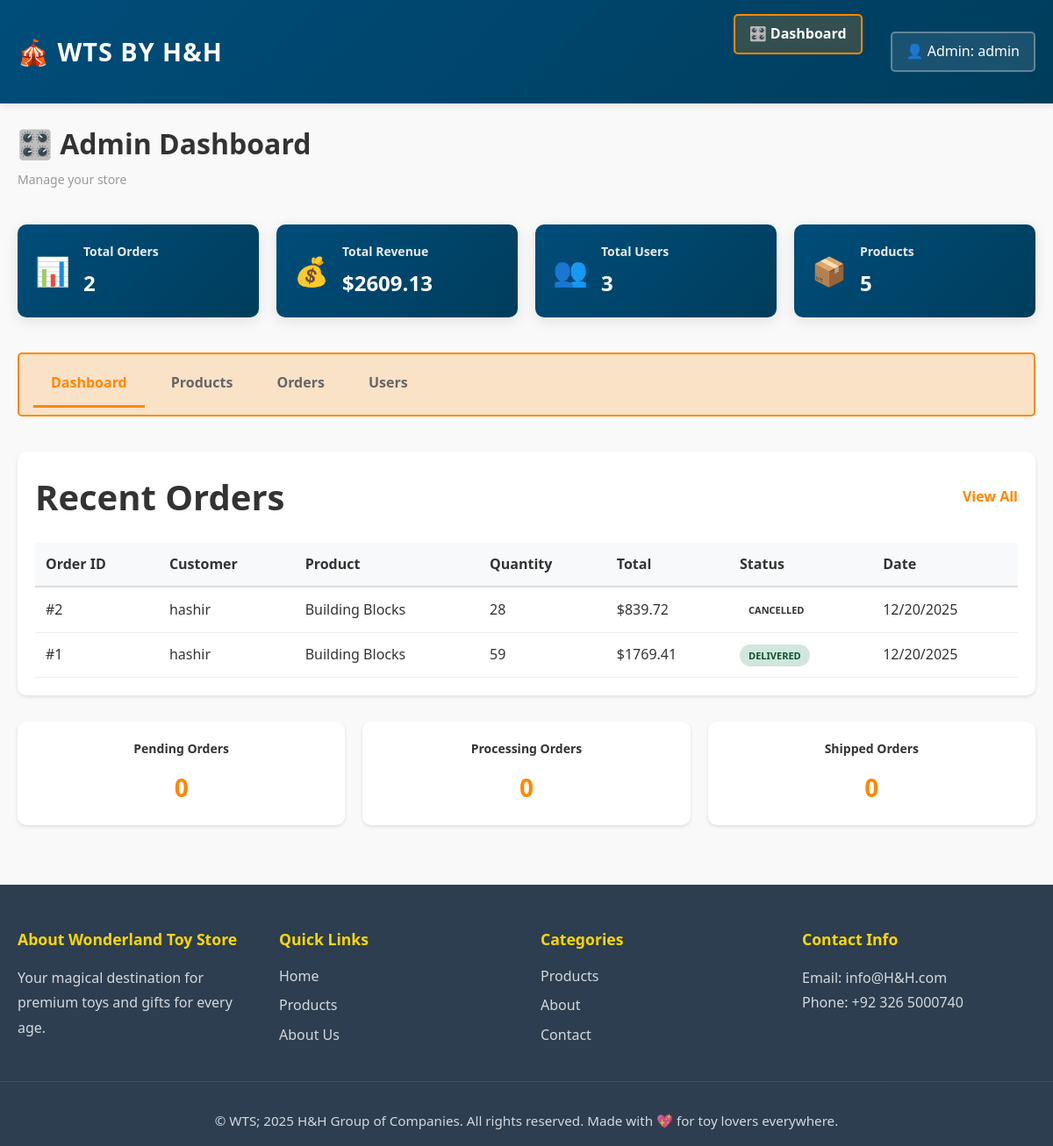
Page /admin (signed in) on the earlier database version.
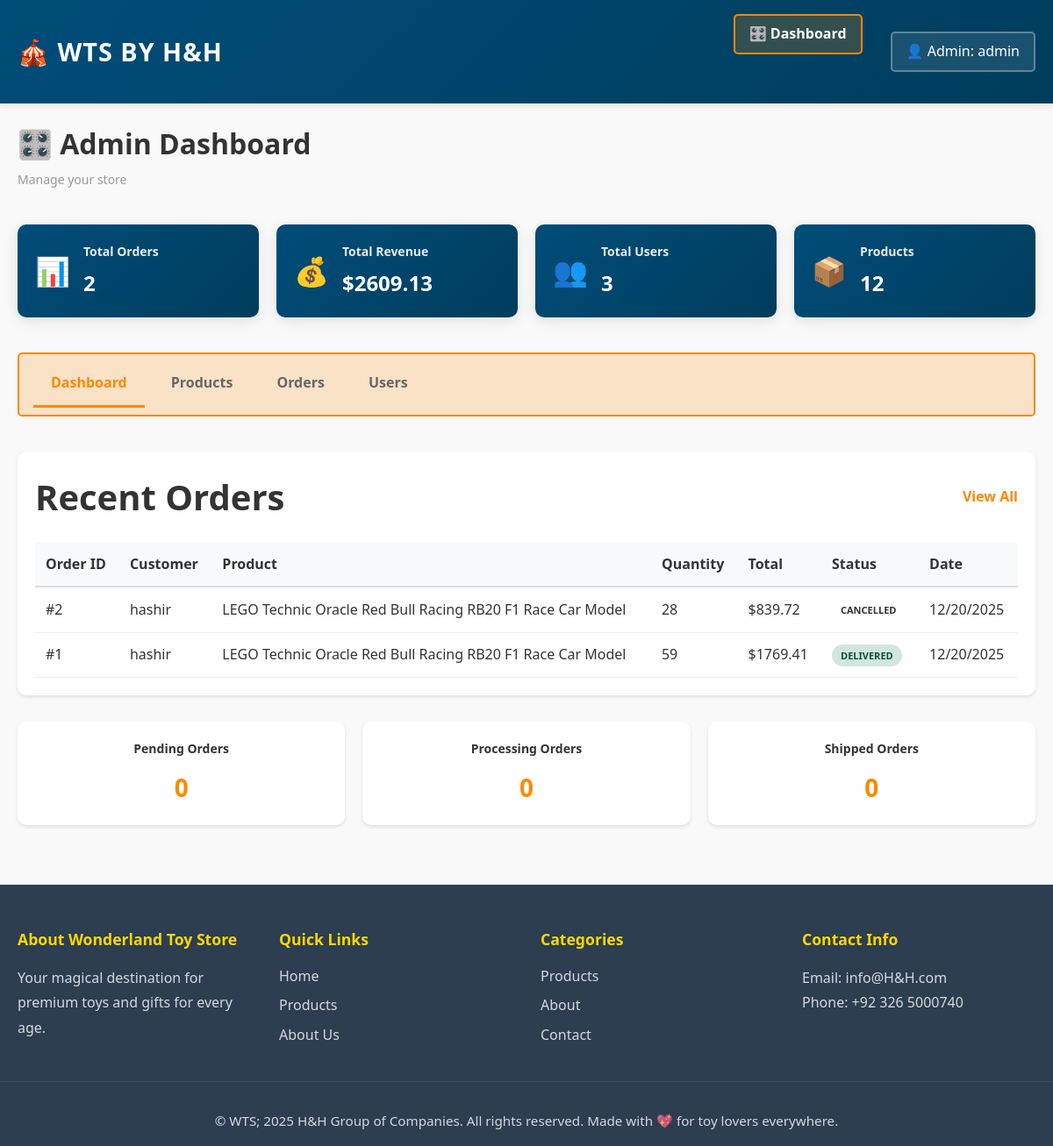
Same page on the later database version.
### app/models.py (models this page shows, shortened)
class Order(db.Model):
    __tablename__ = 'orders'
    STATUS_PENDING = 'pending'
    STATUS_PROCESSING = 'processing'
    STATUS_SHIPPED = 'shipped'
    STATUS_DELIVERED = 'delivered'
    STATUS_CANCELLED = 'cancelled'
    PAYMENT_CARD = 'card'
    PAYMENT_CASH_ON_DELIVERY = 'cash_on_delivery'
    PAYMENT_PAYPAL = 'paypal'
    PAYMENT_PENDING = 'pending'
    PAYMENT_COMPLETED = 'completed'
    PAYMENT_FAILED = 'failed'
    id = db.Column(db.Integer, primary_key=True)
    user_id = db.Column(db.Integer, db.ForeignKey('users.id'), nullable=False)
    product_id = db.Column(db.Integer, db.ForeignKey('products.id'), nullable=False)
    quantity = db.Column(db.Integer, default=1, nullable=False)
    total_price = db.Column(db.Float, nullable=False)
    status = db.Column(db.String(20), default=STATUS_PENDING)
    full_name = db.Column(db.String(200), nullable=True)
    email = db.Column(db.String(120), nullable=True)
    phone = db.Column(db.String(20), nullable=True)
    shipping_address = db.Column(db.Text)
    city = db.Column(db.String(100), nullable=True)
    state = db.Column(db.String(100), nullable=True)
    postal_code = db.Column(db.String(20), nullable=True)
    payment_method = db.Column(db.String(50), default=PAYMENT_CASH_ON_DELIVERY)
    payment_status = db.Column(db.String(20), default=PAYMENT_PENDING)
    tracking_number = db.Column(db.String(100), nullable=True)
    created_at = db.Column(db.DateTime, default=datetime.utcnow)
    updated_at = db.Column(db.DateTime, default=datetime.utcnow, onupdate=datetime.utcnow)

class Product(db.Model):
    __tablename__ = 'products'
    id = db.Column(db.Integer, primary_key=True)
    name = db.Column(db.String(120), nullable=False)
    price = db.Column(db.Float, nullable=False)
    description = db.Column(db.Text)
    stock = db.Column(db.Integer, default=0)
    category_id = db.Column(db.Integer, db.ForeignKey('categories.id'), nullable=True)
    image_filename = db.Column(db.String(255), nullable=True)
    created_at = db.Column(db.DateTime, default=datetime.utcnow)
    updated_at = db.Column(db.DateTime, default=datetime.utcnow, onupdate=datetime.utcnow)
    orders = db.relationship('Order', backref='product', lazy=True)
    cart_items = db.relationship('CartItem', backref='product', lazy=True)
    wishlist_items = db.relationship('Wishlist', backref='product', lazy=True, cascade='all, delete-orphan')

class User(UserMixin, db.Model):
    __tablename__ = 'users'
    id = db.Column(db.Integer, primary_key=True)
    username = db.Column(db.String(80), unique=True, nullable=False)
    email = db.Column(db.String(120), unique=True, nullable=False)
    password_hash = db.Column(db.String(200), nullable=False)
    reset_token = db.Column(db.String(100), unique=True, nullable=True)
    reset_token_expires = db.Column(db.DateTime, nullable=True)
    is_admin = db.Column(db.Boolean, default=False)
    created_at = db.Column(db.DateTime, default=datetime.utcnow)
    cart = db.relationship('Cart', backref='user', lazy=True, uselist=False)
    orders = db.relationship('Order', backref='user', lazy=True)
    wishlist_items = db.relationship('Wishlist', backref='user', lazy=True, cascade='all, delete-orphan')

### app/routes.py (the view)
@main_bp.route('/admin')
@admin_required
def admin_dashboard():
    total_users = User.query.count()
    total_products = Product.query.count()
    total_orders = Order.query.count()
    total_revenue = db.session.query(db.func.sum(Order.total_price)).scalar() or 0
    recent_orders = Order.query.order_by(Order.created_at.desc()).limit(10).all()
    return render_template('admin/dashboard.html',
                         title='Admin Dashboard',
                         total_users=total_users,
                         total_products=total_products,
                         total_orders=total_orders,
                         total_revenue=total_revenue,
                         recent_orders=recent_orders)

### app/routes.py (called while the page is built)
def admin_required(f):
    @wraps(f)
    def decorated_function(*args, **kwargs):
        if not current_user.is_authenticated or not current_user.is_admin:
            flash('You do not have permission to access this page.', 'error')
            return redirect(url_for('main.index'))
        return f(*args, **kwargs)
    return decorated_function

### app/templates/admin/dashboard.html (shortened to what this page needs)
{% extends "base.html" %}
{% block content %}
<div class="admin-dashboard">
    <div class="admin-header">
        <h1>🎛️ Admin Dashboard</h1>
        <p class="admin-subtitle">Manage your store</p>
    </div>
    <div class="kpi-grid">
        <div class="kpi-card">
            <div class="kpi-icon">📊</div>
            <div class="kpi-content">
                <h3>Total Orders</h3>
                <p class="kpi-value">{{ total_orders }}</p>
            </div>
        </div>
        <div class="kpi-card">
            <div class="kpi-icon">💰</div>
            <div class="kpi-content">
                <h3>Total Revenue</h3>
                <p class="kpi-value">${{ "%.2f"|format(total_revenue) }}</p>
            </div>
        </div>
        <div class="kpi-card">
            <div class="kpi-icon">👥</div>
            <div class="kpi-content">
                <h3>Total Users</h3>
                <p class="kpi-value">{{ total_users }}</p>
            </div>
        </div>
        <div class="kpi-card">
            <div class="kpi-icon">📦</div>
            <div class="kpi-content">
                <h3>Products</h3>
                <p class="kpi-value">{{ total_products }}</p>
            </div>
        </div>
    </div>
    <div class="admin-nav">
        <a href="{{ url_for('main.admin_dashboard') }}" class="nav-btn active">Dashboard</a>
        <a href="{{ url_for('main.admin_products') }}" class="nav-btn">Products</a>
        <a href="{{ url_for('main.admin_orders') }}" class="nav-btn">Orders</a>
        <a href="{{ url_for('main.admin_users') }}" class="nav-btn">Users</a>
    </div>
    <div class="admin-section">
        <div class="section-header">
            <h2>Recent Orders</h2>
            <a href="{{ url_for('main.admin_orders') }}" class="link-view-all">View All</a>
        </div>
        {% if recent_orders %}
            <table class="admin-table">
                <thead>
                    <tr>
                        <th>Order ID</th>
                        <th>Customer</th>
                        <th>Product</th>
                        <th>Quantity</th>
                        <th>Total</th>
                        <th>Status</th>
                        <th>Date</th>
                    </tr>
                </thead>
                <tbody>
                    {% for order in recent_orders %}
                        <tr>
                            <td>#{{ order.id }}</td>
                            <td>{{ order.user.username }}</td>
                            <td>{{ order.product.name }}</td>
                            <td>{{ order.quantity }}</td>
                            <td>${{ "%.2f"|format(order.total_price) }}</td>
                            <td>
                                <span class="status-badge status-{{ order.status }}">{{ order.status.upper() }}</span>
                            </td>
                            <td>{{ order.created_at.strftime('%m/%d/%Y') }}</td>
                        </tr>
                    {% endfor %}
                </tbody>
            </table>
        {% else %}
            <p class="empty-message">No orders yet</p>
        {% endif %}
    </div>
    <div class="stats-section">
        <div class="stat-box">
            <h3>Pending Orders</h3>
            <p class="stat-number">{{ recent_orders|selectattr('status', 'equalto', 'pending')|list|length }}</p>
        </div>
        <div class="stat-box">
            <h3>Processing Orders</h3>
            <p class="stat-number">{{ recent_orders|selectattr('status', 'equalto', 'processing')|list|length }}</p>
        </div>
        <div class="stat-box">
            <h3>Shipped Orders</h3>
            <p class="stat-number">{{ recent_orders|selectattr('status', 'equalto', 'shipped')|list|length }}</p>
        </div>
    </div>
</div>
{% endblock %}

Differences in the rows shown:
changed through a linked row, Order "CANCELLED": product.name "Building Blocks" → "LEGO Technic Oracle Red Bull Racing RB20 F1 Race Car Model"
changed through a linked row, Order "DELIVERED": product.name "Building Blocks" → "LEGO Technic Oracle Red Bull Racing RB20 F1 Race Car Model"
Other differences:
{{ total_products }}: "5" → "12"
